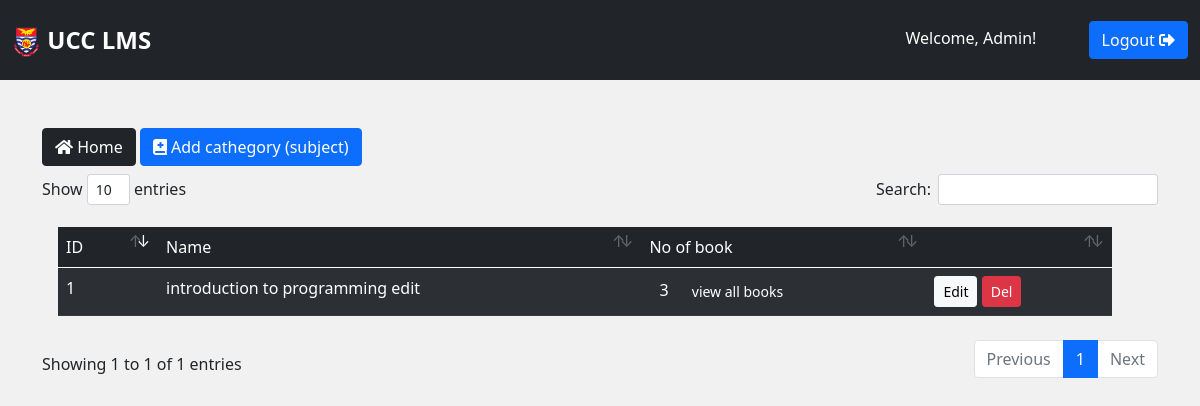
The app's page /view-subjects/ (signed in), older data.
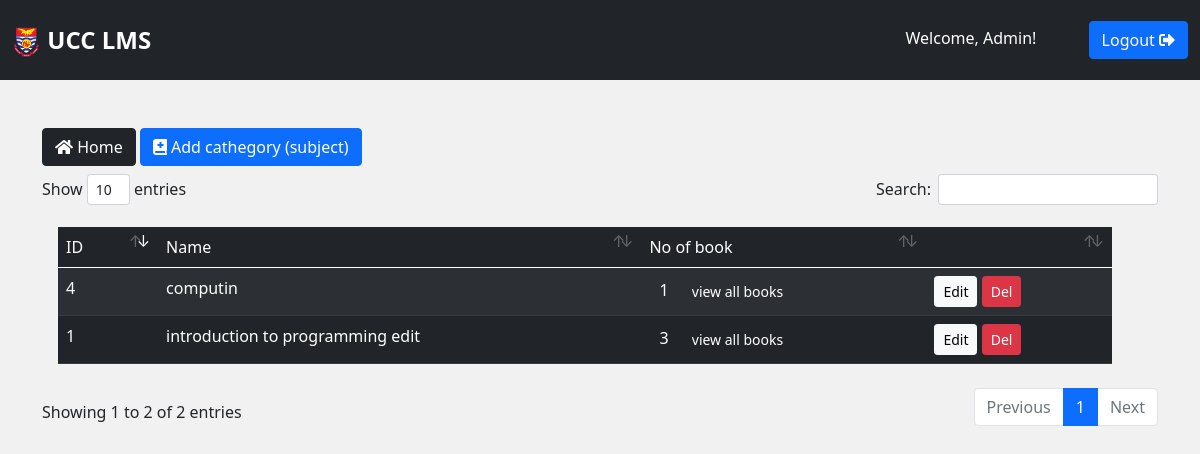
The same page, newer data.
### ucclms/models.py (models this page shows, shortened)
class Subject(models.Model):
    name = models.CharField(unique=True, max_length=200)
    created_at = models.DateTimeField(auto_now_add=True)

### ucclms/views.py (the view)
# urls.py: path('view-subjects/', views.viewSubject, name='view-subjects'),
@login_required(login_url='login')
def viewSubject(request):
    subjects = Subject.objects.order_by('-id').annotate(num_subject=Count('booksubject', distinct=True))
    context = {'subjects': subjects}
    return render(request, 'ucclms/view-subjects.html', context)

### ucclms/templates/ucclms/view-subjects.html (shortened to what this page needs)
{% extends 'base.html' %}
{% block content %}
<div class="container users mt-5">
    <a href="{% url 'admin-dashboard' %}" class="btn btn-dark mb-2"><i class="fas fa-home"></i> Home</a>
    <a href="{% url 'add-subject' %}" class="btn btn-primary mb-2"><i class="fas fa-book-medical"></i> Add cathegory (subject)</a>
    <table class="table table-striped p-3 table-dark mt-2" id="table_id">
        <thead>
            <tr>
                <td>ID</td>
                <td>Name</td>
                <td>No of book</td>
                <td></td>
            </tr>
        </thead>
        <tbody>
            {% for book in subjects %}
            <tr>
                <td>{{book.id}}</td>
                <td>{{book.name}}</td>
                <td>
                    <span style="margin: 0 10px">{{book.num_subject}}</span>
                    <a href="{% url 'subject-cat-info' book.id %}" class="btn text-white btn-sm">view all books</a></td>
                <td>
                    <a href="{% url 'edit-subject' book.id %}" class="btn btn-light btn-sm">Edit</a>
                    <a href="{% url 'delete-subject' book.id %}" class="btn btn-danger btn-sm">Del</a>
                </td>
            </tr>
            {% endfor %}
        </tbody>
    </table>
</div>
    {% endblock %}

Row changes from the older to the newer data that the page shows:
added Subject: id "4", name "computin", num_subject "1"
Text that changed along with them:
text written by a page script: "Show entries Search: Showing 1 to 1 of 1 entries Previous 1 Next" → "Show entries Search: Showing 1 to 2 of 2 entries Previous 1 Next"
